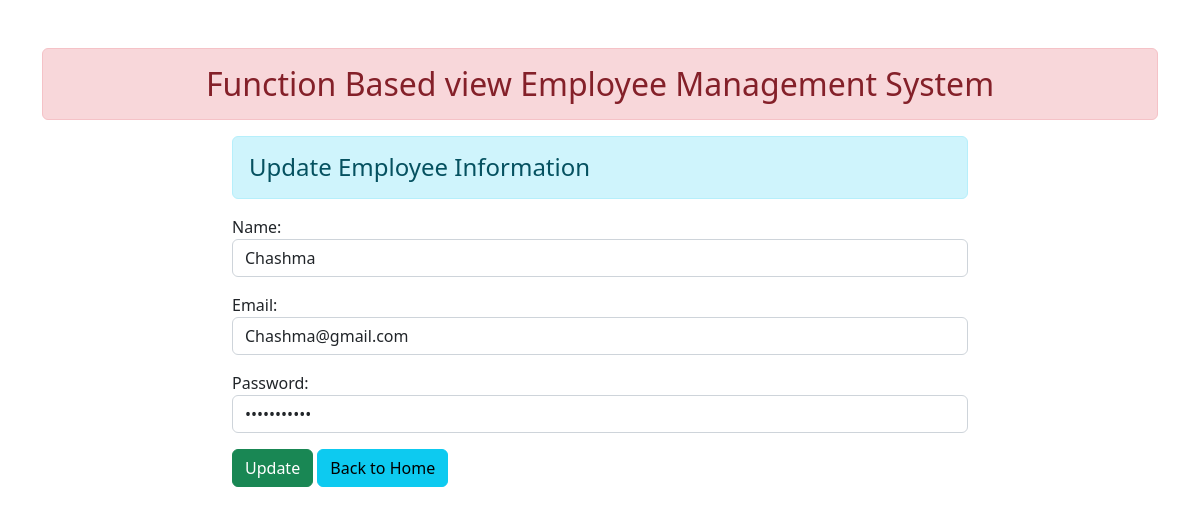
Page /31/ on the earlier database version.
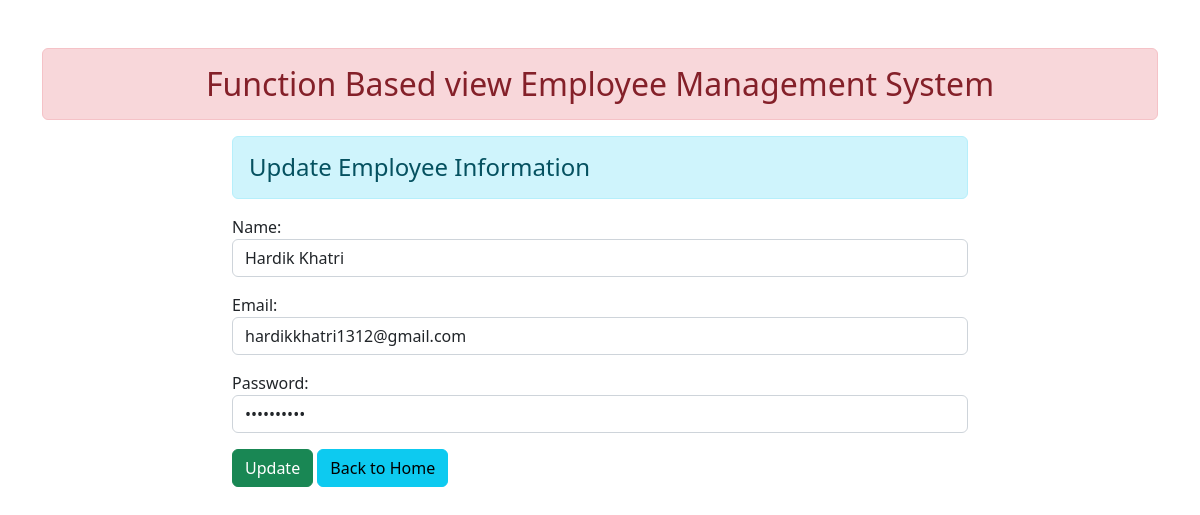
Same page on the later database version.
### enroll/models.py (models this page shows)
class User(models.Model):
    name = models.CharField(max_length=70)
    email = models.EmailField(max_length=100)
    password = models.CharField(max_length=100)

### enroll/views.py (the view)
# urls.py: path('<int:id>/', views.update_data, name="updatedata"),
def update_data(request, id):
    if request.method == 'POST':
        pi = User.objects.get(pk=id)
        fm = StudentRegistration(request.POST, instance=pi)
        if fm.is_valid():
            fm.save()
    else:
        pi = User.objects.get(pk=id)
        fm = StudentRegistration(instance=pi)
    return render(request, 'enroll/updatestudent.html', {'form':fm})

### enroll/forms.py
class StudentRegistration(forms.ModelForm):
    class Meta:
        model = User
        fields = ['name', 'email', 'password']
        widgets = {
            'name': forms.TextInput(attrs={'class':'form-control'}),
            'email':forms.EmailInput(attrs={'class':'form-control'}),
            'password':forms.PasswordInput(render_value=True, attrs={'class':'form-control'}),
        }

### enroll/templates/enroll/updatestudent.html
{% extends 'enroll/base.html' %} {% block content %}
<div class="row">
    <div class="col-sm-8 offset-2">
        <h4 class="alert alert-info">Update Employee Information</h4>
        <form action="" method="post">
            {% csrf_token %} {{ form.as_p }}
            <input type="submit" class="btn btn-success" value="Update">
            <a href="{% url 'addandshow' %}" class="btn btn-info">Back to Home</a>
        </form>
    </div>
</div>
{% endblock content %}

Differences in the rows shown:
changed User: name "Chashma" → "Hardik Khatri"; email "Chashma@gmail.com" → "hardikkhatri1312@gmail.com"
